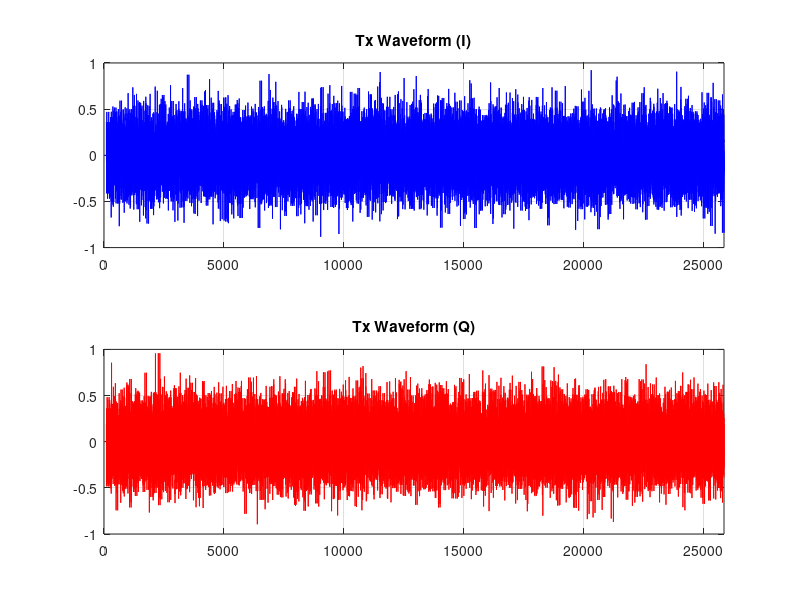
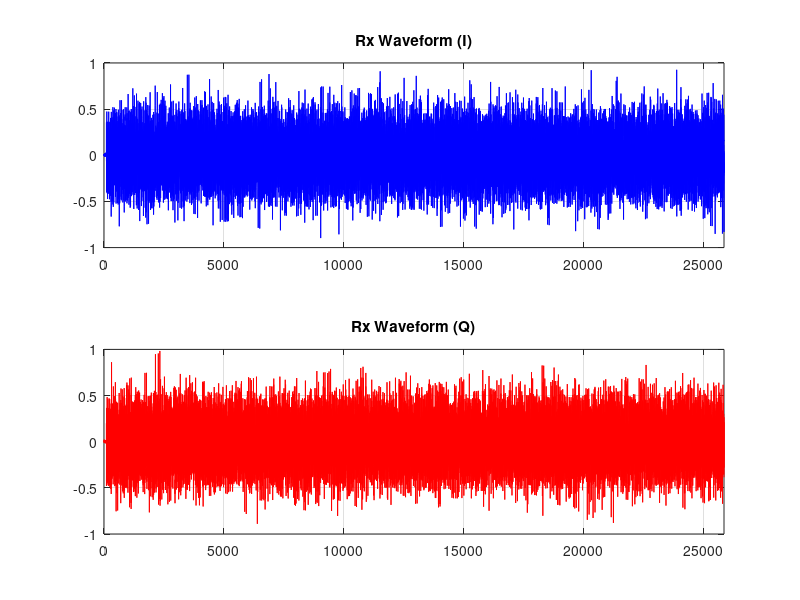
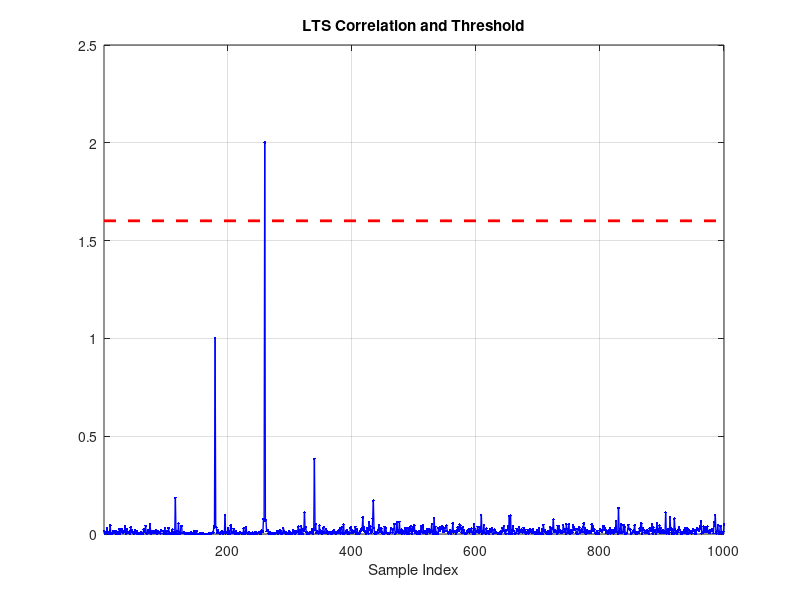
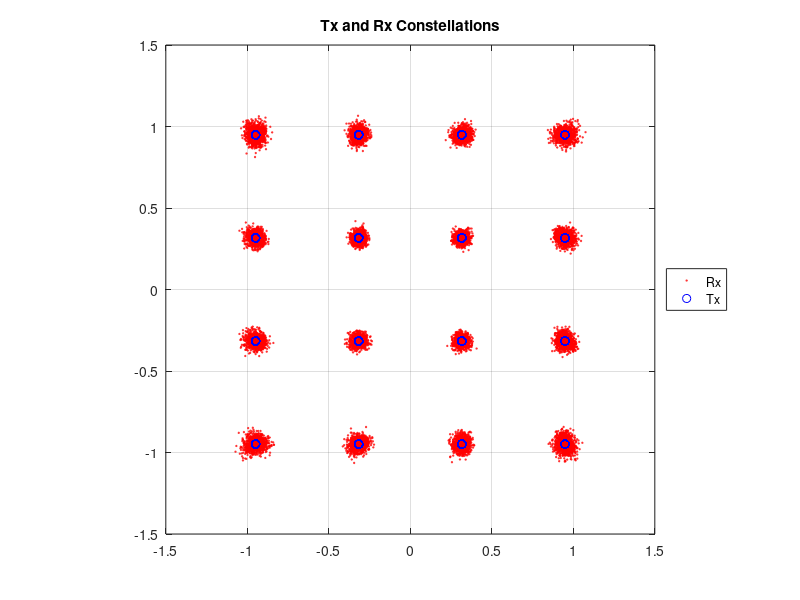

MATLAB code for these plots, in order:
%%%%%%%%%%%%%%%%%%%%%%%%%%%%%%%%%%%%%%%%%%%%%%%%%%%%%%%%%%%%%%%%%%%%%%%%%%%
% siso_ofdm_mf_sim.m
% A sane example of Simulated OFDM sysetm
% Copyright (c) 2015 Mango Communications - All Rights Reserved
% Distributed under the WARP License (http://warpproject.org/license)
% Author: C. Nicolas Barati. email: nicobarti@rice.edu
%%%%%%%%%%%%%%%%%%%%%%%%%%%%%%%%%%%%%%%%%%%%%%%%%%%%%%%%%%%%%%%%%%%%%%%%%%%

clear
close all;
% Params:
WRITE_PNG_FILES         = 0;           % Enable writing plots to PNG
CHANNEL                 = 11;          % Channel to tune Tx and Rx radios
SIM_N0_ratio            = 1e-3;        % Ratio of the noise variance to signal power. Used to calculate N0

% Waveform params
N_OFDM_SYMS             = 320;         % Number of OFDM symbols
MOD_ORDER               = 16;           % Modulation order (2/4/16/64 = BSPK/QPSK/16-QAM/64-QAM)
TX_SCALE                = 1.0;          % Scale for Tx waveform ([0:1])

% OFDM params
SC_IND_PILOTS           = [8 22 44 58];                           % Pilot subcarrier indices
SC_IND_DATA             = [2:7 9:21 23:27 39:43 45:57 59:64];     % Data subcarrier indices
N_SC                    = 64;                                     % Number of subcarriers
CP_LEN                  = 16;                                     % Cyclic prefix length
N_DATA_SYMS             = N_OFDM_SYMS * length(SC_IND_DATA);      % Number of data symbols (one per data-bearing subcarrier per OFDM symbol)
N_LTS                   = 2;

% Rx processing params
FFT_OFFSET                    = 16;          % Number of CP samples to use in FFT (on average)
LTS_CORR_THRESH               = 0.8;         % Normalized threshold for LTS correlation
DO_APPLY_CFO_CORRECTION       = 0;           % Enable CFO estimation/correction
DO_APPLY_SFO_CORRECTION       = 0;           % Enable SFO estimation/correction
DO_APPLY_PHASE_ERR_CORRECTION = 0;           % Enable Residual CFO estimation/correction

% WARPLab experiment params
USE_AGC                 = true;        % Use the AGC if running on WARP hardware
MAX_TX_LEN              = 2^20;        % Maximum number of samples to use for this experiment
TRIGGER_OFFSET_TOL_NS   = 3000;        % Trigger time offset toleration between Tx and Rx that can be accomodated


% Use sane defaults for hardware-dependent params in sim-only version
maximum_buffer_len = min(MAX_TX_LEN, 2^20);
SAMP_FREQ           = 40e6;
example_mode_string = 'sim';


%% Define a half-band 2x interpolation filter response
% Define the preamble
% LTS for CFO and channel estimation
lts_f = [0 1 -1 -1 1 1 -1 1 -1 1 -1 -1 -1 -1 -1 1 1 -1 -1 1 -1 1 -1 1 1 1 1 0 0 0 0 0 0 0 0 0 0 0 1 1 -1 -1 1 1 -1 1 -1 1 1 1 1 1 1 -1 -1 1 1 -1 1 -1 1 1 1 1];


%% Generate a payload of random integers
tx_data = randi(MOD_ORDER, 1, N_DATA_SYMS) - 1;

% Functions for data -> complex symbol mapping (like qammod, avoids comm toolbox requirement)
% These anonymous functions implement the modulation mapping from IEEE 802.11-2012 Section 18.3.5.8
modvec_bpsk   =  (1/sqrt(2))  .* [-1 1];
modvec_16qam  =  (1/sqrt(10)) .* [-3 -1 +3 +1];
modvec_64qam  =  (1/sqrt(43)) .* [-7 -5 -1 -3 +7 +5 +1 +3];

mod_fcn_bpsk  = @(x) complex(modvec_bpsk(1+x),0);
mod_fcn_qpsk  = @(x) complex(modvec_bpsk(1+bitshift(x, -1)), modvec_bpsk(1+mod(x, 2)));
mod_fcn_16qam = @(x) complex(modvec_16qam(1+bitshift(x, -2)), modvec_16qam(1+mod(x,4)));
mod_fcn_64qam = @(x) complex(modvec_64qam(1+bitshift(x, -3)), modvec_64qam(1+mod(x,8)));

% Map the data values on to complex symbols
switch MOD_ORDER
    case 2         % BPSK
        tx_syms = arrayfun(mod_fcn_bpsk, tx_data);
    case 4         % QPSK
        tx_syms = arrayfun(mod_fcn_qpsk, tx_data);
    case 16        % 16-QAM
        tx_syms = arrayfun(mod_fcn_16qam, tx_data);
    case 64        % 64-QAM
        tx_syms = arrayfun(mod_fcn_64qam, tx_data);
    otherwise
        fprintf('Invalid MOD_ORDER (%d)!  Must be in [2, 4, 16, 64]\n', MOD_ORDER);
        return;
end

% Reshape the symbol vector to a matrix with one column per OFDM symbol
tx_syms_mat = reshape(tx_syms, length(SC_IND_DATA), N_OFDM_SYMS);

% Define the pilot tone values as BPSK symbols
pilots = [1 1 -1 1].';

% Repeat the pilots across all OFDM symbols
pilots_mat = repmat(pilots, 1, N_OFDM_SYMS);

%% IFFT

% Construct the IFFT input matrix
ifft_in_mat_pl = zeros(N_SC, N_OFDM_SYMS);

% Insert the data and pilot values; other subcarriers will remain at 0
ifft_in_mat_pl(SC_IND_DATA, :)   = tx_syms_mat;
ifft_in_mat_pl(SC_IND_PILOTS, :) = pilots_mat;

ifft_in_mat = [lts_f.' lts_f.' ifft_in_mat_pl];
%Perform the IFFT
tx_payload_mat = ifft(ifft_in_mat, N_SC, 1);

% Insert the cyclic prefix
if(CP_LEN > 0)
    tx_cp = tx_payload_mat((end-CP_LEN+1 : end), :);
    tx_payload_mat = [tx_cp; tx_payload_mat];
end
lts_t = tx_payload_mat(:,1:N_LTS);
lts_t = lts_t(:);
% Reshape to a vector
tx_payload_vec = reshape(tx_payload_mat, 1, numel(tx_payload_mat));

% Construct the full time-domain OFDM waveform
tx_vec = tx_payload_vec;

%Calculate the noise variance 
data_sc_ratio = length(SC_IND_DATA) / N_SC;      %ratio of SCs carrying data vs all SCs
tx_vec_pow_avg = mean( abs(TX_SCALE .* tx_vec ./ max(abs(tx_vec))).^2) /data_sc_ratio;    % Average power on each SC
sim_N0 = tx_vec_pow_avg * SIM_N0_ratio;

% Pad with zeros for transmission
tx_vec_padded = [zeros(1,100) tx_vec];

%% Interpolate
% Zero pad then filter (same as interp or upfirdn without signal processing toolbox)

tx_vec_air = tx_vec_padded;

% Scale the Tx vector to +/- 1
tx_vec_air = TX_SCALE .* tx_vec_air ./ max(abs(tx_vec_air));

TX_NUM_SAMPS = length(tx_vec_air);

% AWGN:
rx_vec_air = tx_vec_air;
rx_vec_air = rx_vec_air + sqrt(sim_N0/2)*(randn(size(rx_vec_air)) + 1i*randn(size(rx_vec_air)));

%% Correlate for LTS through a normalized matched-filter:
a = 1;
unos = ones(size(lts_t))';
v0 = filter(fliplr(lts_t'),a, rx_vec_air);
v1 = filter(unos,a,abs(rx_vec_air).^2);
m_filt = (abs(v0).^2)./v1;
[rho_max, ipos] = max(m_filt);
pkt_strt = ipos - N_LTS*(N_SC + CP_LEN)+1;

lts_peaks = find(m_filt(1:800) > LTS_CORR_THRESH*rho_max);

% Rx signal
figure; clf;
subplot(2,1,1);
plot(real(rx_vec_air), 'b');
axis([0 length(rx_vec_air) -TX_SCALE TX_SCALE])
grid on;
title('Rx Waveform (I)');

subplot(2,1,2);
plot(imag(rx_vec_air), 'r');
axis([0 length(rx_vec_air) -TX_SCALE TX_SCALE])
grid on;
title('Rx Waveform (Q)');
% Stop if no valid correlation peak was found
if(isempty(lts_peaks))
    fprintf('No LTS Correlation Peaks Found!\n');
end

%% Rx payload processing

% Extract the payload samples (integral number of OFDM symbols following preamble)
payload_vec = rx_vec_air(pkt_strt : pkt_strt+(N_OFDM_SYMS + N_LTS) *(N_SC+CP_LEN)-1);
payload_mat = reshape(payload_vec, (N_SC+CP_LEN), N_LTS + N_OFDM_SYMS);

% Remove the cyclic prefix, keeping FFT_OFFSET samples of CP (on average)
payload_mat_noCP = payload_mat(CP_LEN-FFT_OFFSET+[1:N_SC], :);


% Take the FFT
syms_f_mat_sc = fft(payload_mat_noCP, N_SC, 1);
syms_f_mat = syms_f_mat_sc(SC_IND_DATA,:);

rx_lts1_f = syms_f_mat(:,1);
rx_lts2_f = syms_f_mat(:,2);

rx_H_est0 = [rx_lts1_f rx_lts2_f]./repmat(lts_f(SC_IND_DATA).', 1, N_LTS);
rx_H_est = mean(rx_H_est0,2);

% Equalize (zero-forcing, just divide by complex chan estimates)
syms_eq_mat = syms_f_mat(:,N_LTS + 1:end) ./ repmat(rx_H_est, 1, N_OFDM_SYMS);
% Apply the pilot phase correction per symbol

payload_syms_mat =syms_eq_mat;

%% Demodulate
rx_syms = reshape(payload_syms_mat, 1, N_DATA_SYMS);

demod_fcn_bpsk = @(x) double(real(x)>0);
demod_fcn_qpsk = @(x) double(2*(real(x)>0) + 1*(imag(x)>0));
demod_fcn_16qam = @(x) (8*(real(x)>0)) + (4*(abs(real(x))<0.6325)) + (2*(imag(x)>0)) + (1*(abs(imag(x))<0.6325));
demod_fcn_64qam = @(x) (32*(real(x)>0)) + (16*(abs(real(x))<0.6172)) + (8*((abs(real(x))<(0.9258))&&((abs(real(x))>(0.3086))))) + (4*(imag(x)>0)) + (2*(abs(imag(x))<0.6172)) + (1*((abs(imag(x))<(0.9258))&&((abs(imag(x))>(0.3086)))));

switch(MOD_ORDER)
    case 2         % BPSK
        rx_data = arrayfun(demod_fcn_bpsk, rx_syms);
    case 4         % QPSK
        rx_data = arrayfun(demod_fcn_qpsk, rx_syms);
    case 16        % 16-QAM
        rx_data = arrayfun(demod_fcn_16qam, rx_syms);
    case 64        % 64-QAM
        rx_data = arrayfun(demod_fcn_64qam, rx_syms);
end

%% Plot Results
cf = 0;

% Tx signal
cf = cf + 1;
figure(cf); clf;

subplot(2,1,1);
plot(real(tx_vec_air), 'b');
axis([0 length(tx_vec_air) -TX_SCALE TX_SCALE])
grid on;
title('Tx Waveform (I)');

subplot(2,1,2);
plot(imag(tx_vec_air), 'r');
axis([0 length(tx_vec_air) -TX_SCALE TX_SCALE])
grid on;
title('Tx Waveform (Q)');

if(WRITE_PNG_FILES)
    print(gcf,sprintf('wl_ofdm_plots_%s_txIQ', example_mode_string), '-dpng', '-r96', '-painters')
end

% Rx signal
cf = cf + 1;
figure(cf); clf;
subplot(2,1,1);
plot(real(rx_vec_air), 'b');
axis([0 length(rx_vec_air) -TX_SCALE TX_SCALE])
grid on;
title('Rx Waveform (I)');

subplot(2,1,2);
plot(imag(rx_vec_air), 'r');
axis([0 length(rx_vec_air) -TX_SCALE TX_SCALE])
grid on;
title('Rx Waveform (Q)');

if(WRITE_PNG_FILES)
    print(gcf,sprintf('wl_ofdm_plots_%s_rxIQ', example_mode_string), '-dpng', '-r96', '-painters')
end

% Rx LTS correlation
cf = cf + 1;
figure(cf); clf;
lts_to_plot = m_filt(1:1000);
plot(lts_to_plot, '.-b', 'LineWidth', 1);
hold on;
grid on;
line([1 length(lts_to_plot)], LTS_CORR_THRESH*max(lts_to_plot)*[1 1], 'LineStyle', '--', 'Color', 'r', 'LineWidth', 2);
title('LTS Correlation and Threshold')
xlabel('Sample Index')
myAxis = axis();
axis([1, 1000, myAxis(3), myAxis(4)])

if(WRITE_PNG_FILES)
    print(gcf,sprintf('wl_ofdm_plots_%s_ltsCorr', example_mode_string), '-dpng', '-r96', '-painters')
end


%% Symbol constellation
cf = cf + 1;
figure(cf); clf;

plot(payload_syms_mat(:),'ro','MarkerSize',1);
axis square; axis(1.5*[-1 1 -1 1]);
grid on;
hold on;

plot(tx_syms_mat(:),'bo');
title('Tx and Rx Constellations')
legend('Rx','Tx','Location','EastOutside');

if(WRITE_PNG_FILES)
    print(gcf,sprintf('wl_ofdm_plots_%s_constellations', example_mode_string), '-dpng', '-r96', '-painters')
end


% EVM & SNR
cf = cf + 1;
figure(cf); clf;

evm_mat = abs(payload_syms_mat - tx_syms_mat).^2;
aevms = mean(evm_mat(:));
snr = 10*log10(1./aevms);

subplot(2,1,1)
plot(100*evm_mat(:),'o','MarkerSize',1)
axis tight
hold on
plot([1 length(evm_mat(:))], 100*[aevms, aevms],'r','LineWidth',4)
myAxis = axis;
h = text(round(.05*length(evm_mat(:))), 100*aevms+ .1*(myAxis(4)-myAxis(3)), sprintf('Effective SNR: %.1f dB', snr));
set(h,'Color',[1 0 0])
set(h,'FontWeight','bold')
set(h,'FontSize',10)
set(h,'EdgeColor',[1 0 0])
set(h,'BackgroundColor',[1 1 1])
hold off
xlabel('Data Symbol Index')
ylabel('EVM (%)');
legend('Per-Symbol EVM','Average EVM','Location','NorthWest');
title('EVM vs. Data Symbol Index')
grid on

subplot(2,1,2)
imagesc(1:N_OFDM_SYMS, (SC_IND_DATA - N_SC/2), 100*fftshift(evm_mat,1))

grid on
xlabel('OFDM Symbol Index')
ylabel('Subcarrier Index')
title('EVM vs. (Subcarrier & OFDM Symbol)')
h = colorbar;
set(get(h,'title'),'string','EVM (%)');
myAxis = caxis();
if (myAxis(2)-myAxis(1)) < 5
    caxis([myAxis(1), myAxis(1)+5])
end



if(WRITE_PNG_FILES)
    print(gcf,sprintf('wl_ofdm_plots_%s_evm', example_mode_string), '-dpng', '-r96', '-painters')
end

%% Calculate Rx stats

sym_errs = sum(tx_data ~= rx_data);
bit_errs = length(find(dec2bin(bitxor(tx_data, rx_data),8) == '1'));
rx_evm   = sqrt(sum((real(rx_syms) - real(tx_syms)).^2 + (imag(rx_syms) - imag(tx_syms)).^2)/(length(SC_IND_DATA) * N_OFDM_SYMS));

fprintf('\nResults:\n');
fprintf('Num Bytes:   %d\n', N_DATA_SYMS * log2(MOD_ORDER) / 8);
fprintf('Sym Errors:  %d (of %d total symbols)\n', sym_errs, N_DATA_SYMS);
fprintf('Bit Errors:  %d (of %d total bits)\n', bit_errs, N_DATA_SYMS * log2(MOD_ORDER));



